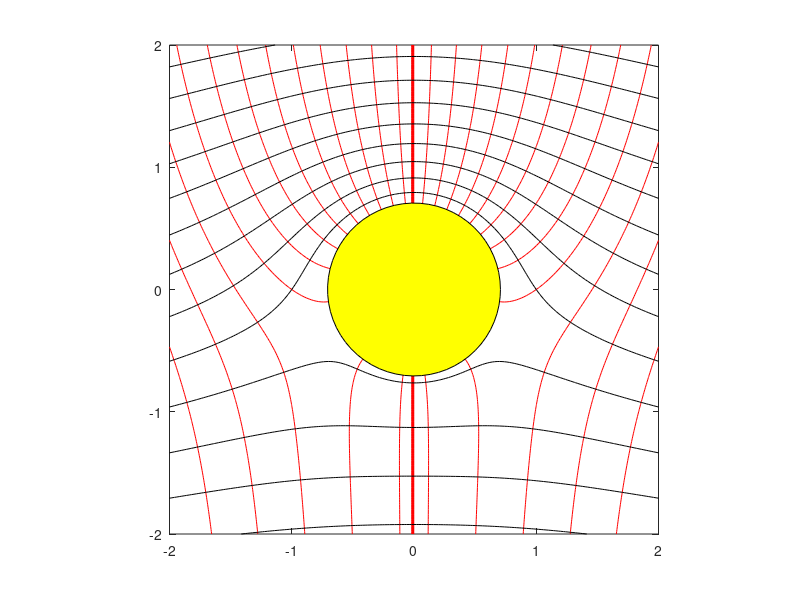
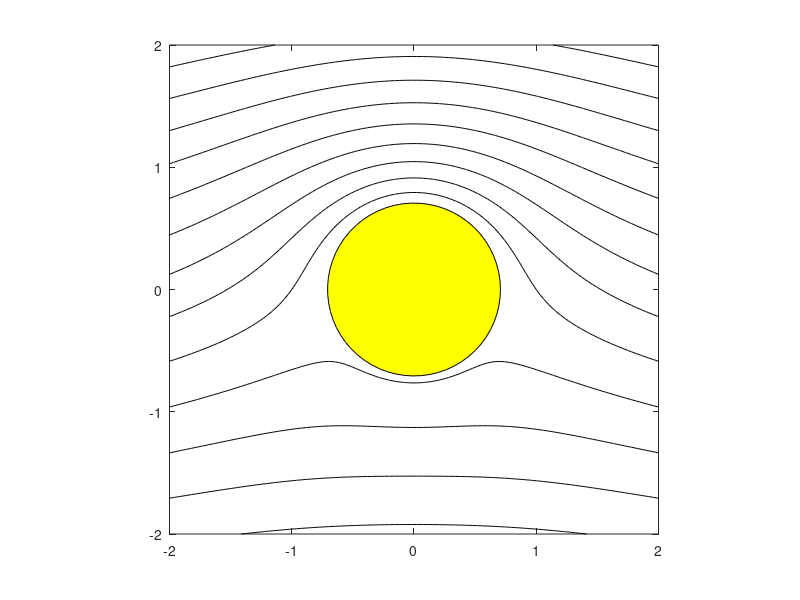
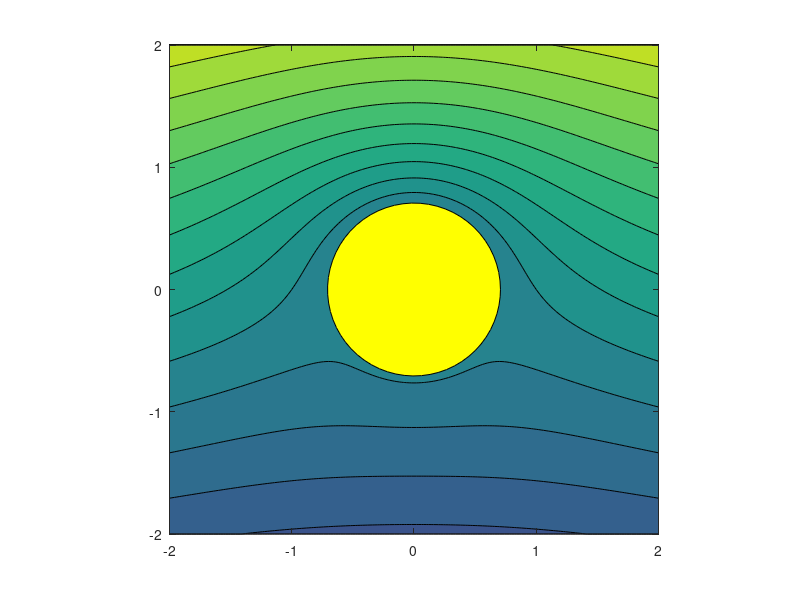

The MATLAB script that drew these images, in order:
clc
clear all
close all

%lifiting flow over a circular cyliner


U = 1; 
mu =pi;%lifiting_cylinder_strength strength
R = sqrt(mu/(2*pi*U));
theta = 0:0.1:2*pi;
x1 = R*cos(theta);
y1 = R*sin(theta);
gama=2*pi*U*R;
%GRID*
x = -2:0.02:2;
y = -2:0.02:2;

for m = 1:length(x);
     for n = 1:length(y);
         xx(m,n) = x(m);
         yy(m,n) = y(n);
         % velocity potential function
         phi_lifting_cylinder(m,n) = U*x(m)+...
                                    (mu*x(m)/(2*pi*(x(m)^2+y(n)^2)))-...
                                    (gama/(2*pi))*atan(y(n)/x(m));
         %stream function
         psi_lifting_cylinder(m,n) = U*y(n)-...
                                   (mu*y(n)/(2*pi*(x(m)^2+y(n)^2)))+...
                                   (gama/(4*pi))*log(x(m)^2+y(n)^2);
     end
end
%plotting syntax

figure(1)
%psi-phi mesh
%equipotential lines
contour(xx,yy,phi_lifting_cylinder,[-3:0.3:3],'r')
hold on
%streamlines
contour(xx,yy,psi_lifting_cylinder,[-3:0.3:3],'k')
hold on
fill(x1,y1,'y')
axis square

figure(2)
%streamlines
contour(xx,yy,psi_lifting_cylinder,[-3:0.3:3],'k')
hold on
fill(x1,y1,'y')
axis square

figure(3)
%stream surfaces
contourf(xx,yy,psi_lifting_cylinder,[-3:0.3:3])
hold on
fill(x1,y1,'y')
axis square
